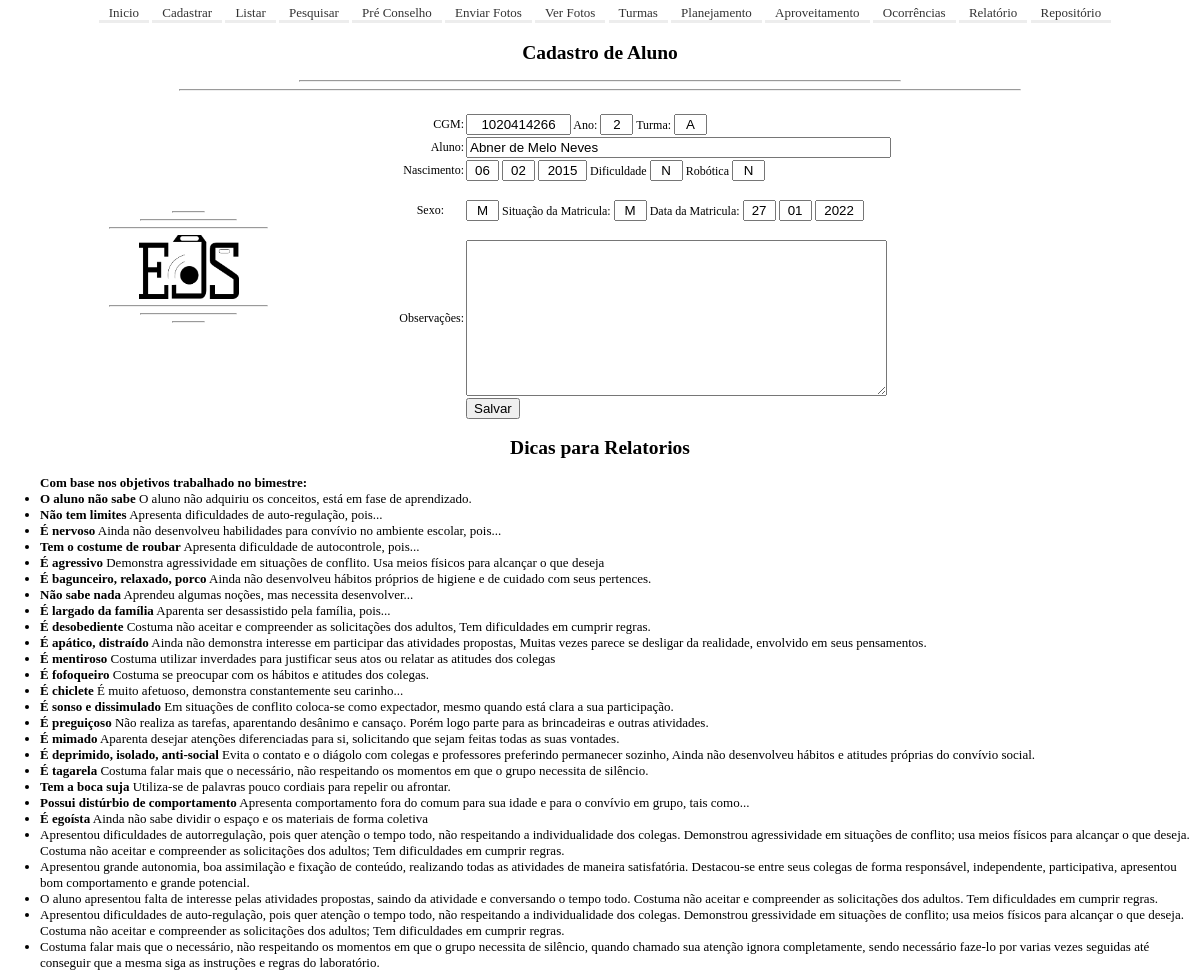
/editarDireto.php?cgm=1020414266, run on the app's committed database.
### tables this page shows
CREATE TABLE `tb_aluno` (
  `cgm` int(10) NOT NULL,
  `ano` int(1) NOT NULL,
  `turma` varchar(1) NOT NULL,
  `turno` varchar(1) NOT NULL,
  `nr` int(2) NOT NULL,
  `nome` varchar(50) NOT NULL,
  `nascimento` date NOT NULL,
  `sexo` varchar(1) NOT NULL,
  `situacaoMatricula` varchar(1) NOT NULL,
  `dataMatricula` date NOT NULL,
  `telefone` varchar(14) NOT NULL,
  `observacao` varchar(500) DEFAULT NULL,
  `ocorrencia` text DEFAULT NULL,
  `dificuldade` varchar(1) DEFAULT NULL,
  `robotica` varchar(1) DEFAULT NULL
);

### editarDireto.php (the view, shortened to what this page needs)
<?php
include './conf.php';
if($_SERVER['REQUEST_METHOD']=='GET') {
	if(isset($_GET['cgm'])){
		$aluno = $_GET['cgm'];
		$sql = "select * from tb_aluno where cgm = $aluno";
		$result = mysqli_query($connection, $sql);
   	while($row = mysqli_fetch_array($result,MYSQLI_ASSOC)) {
      	$cgm = $row['cgm'];
      	$ano = $row['ano'];
      	$turma = $row['turma'];
			$nome = $row['nome'];
			$diaNascimento = date("d", strtotime($row['nascimento']));
			$mesNascimento = date("m", strtotime($row['nascimento']));
			$anoNascimento = date("Y", strtotime($row['nascimento']));
			$sexo = $row['sexo'];
			$situacao = $row['situacaoMatricula'];
			$diaMatricula = date("d", strtotime($row['dataMatricula']));
			$mesMatricula = date("m", strtotime($row['dataMatricula']));
			$anoMatricula = date("Y", strtotime($row['dataMatricula']));
			$observacao = $row['observacao'];
			$dificuldade = $row['dificuldade'];
			$robotica = $row['robotica'];
		}
	}
echo
	'<html>
	<head>
	</head>
	<body>
		<div align="center"><h2>Cadastro de Aluno</h2><hr width="50%"><hr width="70%"></div>
			<form method="POST" action="?id=18" onchange="form.submit()">
				<div align="center">
					<br><table border="0">
						<tr>
							<td rowspan="7" align="center" width="315"><hr width="10%"><hr width="30%"><hr width="50%">
							<img src="../uploads/logoNew.png" width="100">
								<hr width="50%">
								<hr width="30%">
								<hr width="10%">
							</td>
						</tr>
						<tr>
							<td align="right" width="116" >CGM:
							</td>
							<td>
								<input style="text-align:center" type="text" size="10" name="textCGM" value="'.$cgm.'"> Ano:
								<input style="text-align:center" type="text" size="1" name="textAno" value="'.$ano.'"> Turma:
								<input style="text-align:center" type="text" size="1" name="textTurma" value="'.$turma.'">
							</td>
						</tr>
						<tr>
							<td align="right" width="116" >Aluno:
							</td>
							<td>
								<input type="text" size="50" name="textNome" value="'.$nome.'">
							</td>
						</tr>
						<tr>
							<td align="right" width="116" >Nascimento:
							</td>
							<td>
								<input style="text-align:center" type="text" size="1" name="textDiaNascimento" value="'.$diaNascimento.'">
								<input style="text-align:center" type="text" size="1" name="textMesNascimento" value="'.$mesNascimento.'">
								<input style="text-align:center" type="text" size="3" name="textAnoNascimento" value="'.$anoNascimento.'">
								Dificuldade
								<input style="text-align:center" type="text" size="1" name="dificuldade" value="'.$dificuldade.'">
								Robótica
								<input style="text-align:center" type="text" size="1" name="robotica" value="'.$robotica.'">
							</td>
						</tr>
						<tr>
							<td align="right" width="116" style="text-align:center">
								<p style="text-align: right">Sexo:
							</td>
							<td>
								<input style="text-align:center" type="text" size="1" name="textSexo" maxlength="1" value="'.$sexo.'"> Situação da Matricula:
								<input style="text-align:center" type="text" size="1" name="textSituacaoMatricula" maxlength="1" value="'.$situacao.'"> Data da Matricula:
								<input style="text-align:center" type="text" size="1" name="textDiaMatricula" value="'.$diaMatricula.'">
								<input style="text-align:center" type="text" size="1" name="textMesMatricula" value="'.$mesMatricula.'">
								<input style="text-align:center" type="text" size="3" name="textAnoMatricula" value="'.$anoMatricula.'">
							</td>
						</tr>
						<tr>
							<td align="right" width="116" >Observações:</td>
							<td>
								<textarea rows="10" name="textObservacao" cols="50">'.$observacao.'</textarea>
							</td>
						</tr>
						<tr>
							<td align="center" valign="top" >
								&nbsp;</td>
							<td valign="top">
								<input type="submit" value="Salvar" name="btnSalvar"</center></td>
						</tr>
					</table>
					<h2>Dicas para Relatorios</h2>
					<div align="left">
						<ul>
						<b>Com base nos objetivos trabalhado no bimestre:</b>
							<li><b>O aluno não sabe</b> O aluno não adquiriu os conceitos, está em fase de aprendizado.</li>
							<li><b>Não tem limites</b> Apresenta dificuldades de auto-regulação, pois...</li>
							<li><b>É nervoso</b> Ainda não desenvolveu habilidades para convívio no ambiente escolar, pois...</li>
							<li><b>Tem o costume de roubar</b> Apresenta dificuldade de autocontrole, pois...</li>
							<li><b>É agressivo</b> Demonstra agressividade em situações de conflito. Usa meios físicos para alcançar o que deseja</li>
							<li><b>É bagunceiro, relaxado, porco</b> Ainda não desenvolveu hábitos próprios de higiene e de cuidado com seus pertences.</li>
							<li><b>Não sabe nada</b> Aprendeu algumas noções, mas necessita desenvolver...</li>
							<li><b>É largado da família</b> Aparenta ser desassistido pela família, pois...</li>
							<li><b>É desobediente</b> Costuma não aceitar e compreender as solicitações dos adultos, Tem dificuldades em cumprir regras.</li>
							<li><b>É apático, distraído</b> Ainda não demonstra interesse em participar das atividades propostas, Muitas vezes parece se desligar da realidade, envolvido em seus pensamentos.</li>
							<li><b>É mentiroso</b> Costuma utilizar inverdades para justificar seus atos ou relatar as atitudes dos colegas</li>
							<li><b>É fofoqueiro</b> Costuma se preocupar com os hábitos e atitudes dos colegas.</li>
							<li><b>É chiclete</b> É muito afetuoso, demonstra constantemente seu carinho...</li>
							<li><b>É sonso e dissimulado</b> Em situações de conflito coloca-se como expectador, mesmo quando está clara a sua participação.</li>
							<li><b>É preguiçoso</b> Não realiza as tarefas, aparentando desânimo e cansaço. Porém logo parte para as brincadeiras e outras atividades.</li>
							<li><b>É mimado</b> Aparenta desejar atenções diferenciadas para si, solicitando que sejam feitas todas as suas vontades.</li>
							<li><b>É deprimido, isolado, anti-social</b> Evita o contato e o diágolo com colegas e professores preferindo permanecer sozinho, Ainda não desenvolveu hábitos e atitudes próprias do convívio social.</li>
							<li><b>É tagarela</b> Costuma falar mais que o necessário, não respeitando os momentos em que o grupo necessita de silêncio.</li>
							<li><b>Tem a boca suja</b> Utiliza-se de palavras pouco cordiais para repelir ou afrontar.</li>
							<li><b>Possui distúrbio de comportamento</b> Apresenta comportamento fora do comum para sua idade e para o convívio em grupo, tais como...</li>
							<li><b>É egoísta</b> Ainda não sabe dividir o espaço e os materiais de forma coletiva</li>
							<li>Apresentou dificuldades de autorregulação, pois quer atenção o tempo todo, não respeitando a individualidade dos colegas. Demonstrou agressividade em situações de conflito; usa meios físicos para alcançar o que deseja. Costuma não aceitar e compreender as solicitações dos adultos; Tem dificuldades em cumprir regras.</li>
							<li>Apresentou grande autonomia, boa assimilação e fixação de conteúdo, realizando todas as atividades de maneira satisfatória. Destacou-se entre seus colegas de forma responsável, independente, participativa, apresentou bom comportamento e grande potencial.</li>
							<li>O aluno apresentou falta de interesse pelas atividades propostas, saindo da atividade e conversando o tempo todo. Costuma não aceitar e compreender as solicitações dos adultos. Tem dificuldades em cumprir regras.</li>
							<li>Apresentou dificuldades de auto-regulação, pois quer atenção o tempo todo, não respeitando a individualidade dos colegas. Demonstrou gressividade em situações de conflito; usa meios físicos para alcançar o que deseja. Costuma não aceitar e compreender as solicitações dos adultos; Tem dificuldades em cumprir regras.</li>
							<li>Costuma falar mais que o necessário, não respeitando os momentos em que o grupo necessita de silêncio, quando chamado sua atenção ignora completamente, sendo necessário faze-lo por varias vezes seguidas até conseguir que a mesma siga as instruções e regras do laboratório. </li>
						</ul>
					</div>
				</div>
		</form>
	</body>
</html>
';
}
?>

### main.css (style rules this page uses)
html, body { min-height: 100%; height: 100%; }
body { font-family: monospace; font:80% Tahoma; margin: 0; padding: 0; font-size: 13px; }
table { border-collapse: collapse; width: 95%; margin: 0; padding: 0; font-size: 12px; overflow: hidden; }
p { margin: 10px; padding: 10px; }

### data on the page
tb_aluno: textCGM "1020414266", textAno "2", textTurma "A", textNome "Abner de Melo Neves", textDiaNascimento "06", textMesNascimento "02", textAnoNascimento "2015", dificuldade "N", robotica "N", textSexo "M", textSituacaoMatricula "M", textDiaMatricula "27", textMesMatricula "01", textAnoMatricula "2022"
